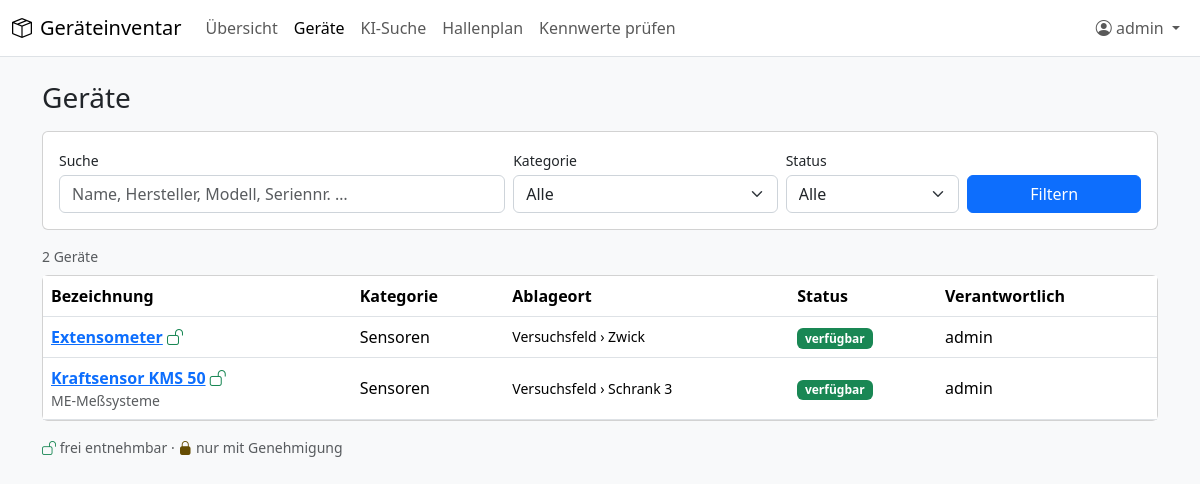
/geraete/ (signed in), run on an earlier commit of the app's database.
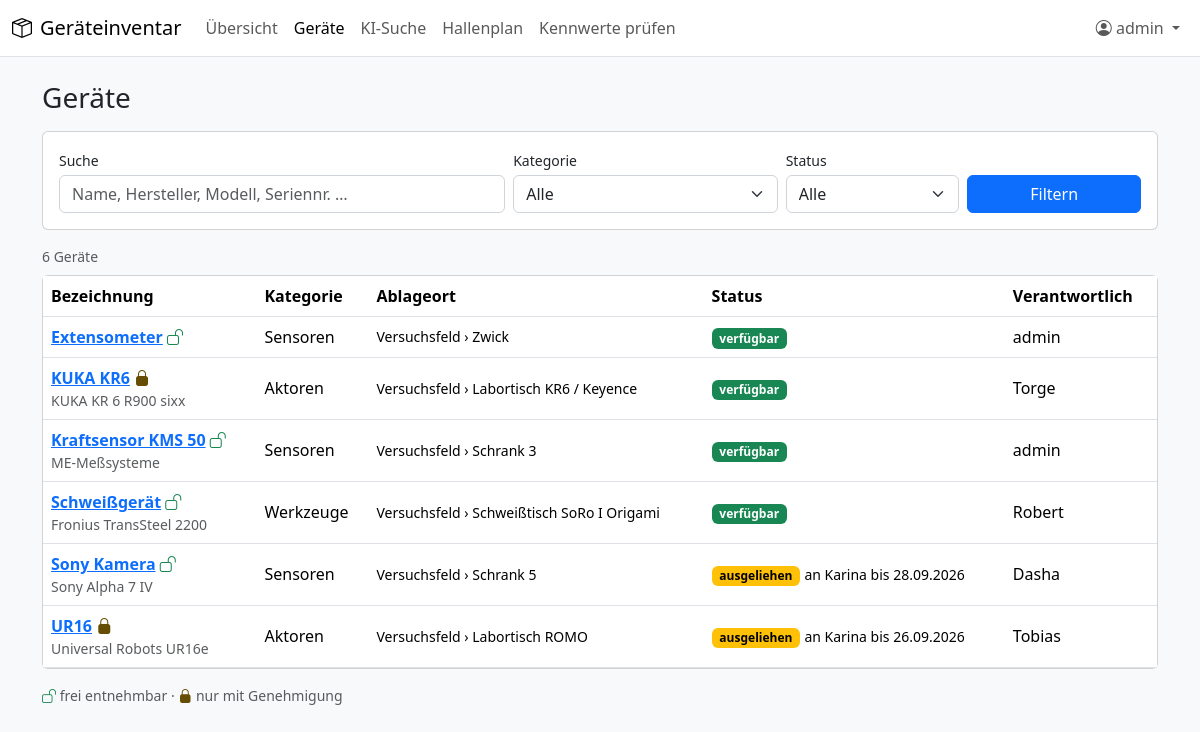
And on a later commit of the database.
### accounts/models.py (models this page shows, shortened)
class User(AbstractUser):
    email = models.EmailField("E-Mail", help_text="Für Anfragen, Entscheidungen und Erinnerungen.")
    phone = models.CharField("Telefon", max_length=50, blank=True)
    room = models.CharField("Raum", max_length=50, blank=True)
    class Meta:
        ordering = ["last_name", "first_name", "username"]
        verbose_name = "Benutzer/in"
        verbose_name_plural = "Benutzer/innen"
    @property
    def display_name(self):
        return self.get_full_name() or self.username
    @property
    def short_name(self):
        if self.first_name and self.last_name:
            return f"{self.first_name[0]}. {self.last_name}"
        return self.display_name

### inventory/models.py (models this page shows, shortened)
class Item(models.Model):
    class LoanPolicy(models.TextChoices):
        FREE = "free", "Frei entnehmbar"
        APPROVAL = "approval", "Nur mit Genehmigung"
    class Condition(models.TextChoices):
        OK = "ok", "Einsatzbereit"
        DEFECT = "defect", "Defekt"
        REPAIR = "repair", "In Reparatur / Kalibrierung"
        RETIRED = "retired", "Ausgemustert"
    name = models.CharField("Bezeichnung", max_length=200)
    category = models.ForeignKey(
        Category, verbose_name="Kategorie", on_delete=models.PROTECT, related_name="items"
    )
    manufacturer = models.CharField("Hersteller", max_length=100, blank=True)
    model_number = models.CharField("Modell / Typ", max_length=100, blank=True)
    serial_number = models.CharField("Seriennummer", max_length=100, blank=True)
    inventory_number = models.CharField(
        "Inventarnummer", max_length=50, blank=True, help_text="Offizielle Inventarnummer, falls vorhanden."
    )
    description = models.TextField("Beschreibung", blank=True)
    location = models.ForeignKey(
        Location, verbose_name="Ablageort", on_delete=models.PROTECT, related_name="items"
    )
    location_note = models.CharField(
        "Ablagehinweis", max_length=200, blank=True, help_text="z. B. „oberstes Fach, blaue Kiste“"
    )
    responsible = models.ForeignKey(
        settings.AUTH_USER_MODEL,
        verbose_name="Verantwortlich",
        on_delete=models.PROTECT,
        related_name="responsible_items",
    )
    loan_policy = models.CharField(
        "Ausleihregel",
        max_length=20,
        choices=LoanPolicy.choices,
        default=LoanPolicy.FREE,
        help_text="„Nur mit Genehmigung“: Andere müssen die Ausleihe anfragen und Sie entscheiden.",
    )
    condition = models.CharField("Zustand", max_length=20, choices=Condition.choices, default=Condition.OK)
    created_by = models.ForeignKey(
        settings.AUTH_USER_MODEL,
        verbose_name="Angelegt von",
        null=True,
        blank=True,
        on_delete=models.SET_NULL,
        related_name="+",
    )
    created_at = models.DateTimeField("Angelegt am", auto_now_add=True)
    updated_at = models.DateTimeField("Geändert am", auto_now=True)
    objects = ItemQuerySet.as_manager()
    class Meta:
        ordering = ["name", "pk"]
        verbose_name = "Gerät"
        verbose_name_plural = "Geräte"
        constraints = [
            models.UniqueConstraint(
                fields=["inventory_number"],
                condition=~Q(inventory_number=""),
                name="unique_inventory_number",
                violation_error_message="Diese Inventarnummer ist bereits vergeben.",
            )
        ]
    def get_absolute_url(self):
        return reverse("inventory:item_detail", args=[self.pk])
    @cached_property
    def current_booking(self):
        if hasattr(self, "active_bookings"):
            return self.active_bookings[0] if self.active_bookings else None
        from loans.models import Booking
        return self.bookings.filter(status=Booking.Status.ACTIVE).select_related("borrower").first()

class TreeNode(models.Model):
    SEPARATOR = " › "
    name = models.CharField("Name", max_length=100)
    parent = models.ForeignKey(
        "self",
        verbose_name="Übergeordnet",
        null=True,
        blank=True,
        on_delete=models.PROTECT,
        related_name="children",
    )
    path = models.CharField("Pfad", max_length=500, unique=True, editable=False)
    class Meta:
        abstract = True
        ordering = ["path"]
    def __str__(self):
        return self.path or self.name

class Category(TreeNode):
    class Meta(TreeNode.Meta):
        verbose_name = "Kategorie"
        verbose_name_plural = "Kategorien"

class Location(TreeNode):
    description = models.CharField("Beschreibung", max_length=255, blank=True)
    class Meta(TreeNode.Meta):
        verbose_name = "Ort"
        verbose_name_plural = "Orte"

### loans/models.py (models this page shows, shortened)
class Booking(models.Model):
    class Status(models.TextChoices):
        REQUESTED = "requested", "Angefragt"
        RESERVED = "reserved", "Reserviert"
        ACTIVE = "active", "Ausgeliehen"
        RETURNED = "returned", "Zurückgegeben"
        REJECTED = "rejected", "Abgelehnt"
        CANCELLED = "cancelled", "Storniert"
        EXPIRED = "expired", "Verfallen"
    BLOCKING = (Status.RESERVED, Status.ACTIVE)
    OPEN = (Status.REQUESTED, Status.RESERVED, Status.ACTIVE)
    item = models.ForeignKey(
        "inventory.Item", verbose_name="Gerät", on_delete=models.PROTECT, related_name="bookings"
    )
    borrower = models.ForeignKey(
        settings.AUTH_USER_MODEL,
        verbose_name="Ausleiher/in",
        on_delete=models.PROTECT,
        related_name="bookings",
    )
    created_by = models.ForeignKey(
        settings.AUTH_USER_MODEL,
        verbose_name="Eingetragen von",
        null=True,
        blank=True,
        on_delete=models.SET_NULL,
        related_name="+",
    )
    start_date = models.DateField("Von")
    end_date = models.DateField("Bis (voraussichtliche Rückgabe)")
    status = models.CharField("Status", max_length=20, choices=Status.choices, db_index=True)
    purpose = models.CharField("Zweck / Projekt", max_length=200, blank=True)
    usage_location = models.CharField("Einsatzort", max_length=200, blank=True)
    request_message = models.TextField("Nachricht an Verantwortliche/n", blank=True)
    decision_comment = models.TextField("Kommentar zur Entscheidung", blank=True)
    decided_by = models.ForeignKey(
        settings.AUTH_USER_MODEL,
        verbose_name="Entschieden von",
        null=True,
        blank=True,
        on_delete=models.SET_NULL,
        related_name="+",
    )
    decided_at = models.DateTimeField("Entschieden am", null=True, blank=True)
    requested_end_date = models.DateField("Beantragtes neues Enddatum", null=True, blank=True)
    checked_out_at = models.DateTimeField("Entnommen am", null=True, blank=True)
    returned_at = models.DateTimeField("Zurückgegeben am", null=True, blank=True)
    returned_by = models.ForeignKey(
        settings.AUTH_USER_MODEL,
        verbose_name="Rückgabe gebucht von",
        null=True,
        blank=True,
        on_delete=models.SET_NULL,
        related_name="+",
    )
    return_note = models.TextField("Rückgabenotiz", blank=True)
    created_at = models.DateTimeField("Erstellt am", auto_now_add=True)
    updated_at = models.DateTimeField("Geändert am", auto_now=True)
    class Meta:
        ordering = ["start_date", "pk"]
        verbose_name = "Buchung"
        verbose_name_plural = "Buchungen"
        constraints = [
            models.CheckConstraint(
                condition=Q(end_date__gte=F("start_date")), name="booking_end_not_before_start"
            )
        ]
        indexes = [models.Index(fields=["item", "status", "start_date", "end_date"])]

### inventory/views.py (the view, shortened to what this page needs)
# urls.py: path("", views.item_list, name="item_list"),
def item_list(request):
    items = Item.objects.with_status()
    query = request.GET.get("q", "").strip()
    category = Category.objects.filter(pk=request.GET.get("kategorie") or None).first()
    if category:
        items = items.filter(category.subtree_q("category"))
    active = Booking.objects.filter(item=OuterRef("pk"), status=Status.ACTIVE)
    availability = request.GET.get("status", "")
    if availability == "verfuegbar":
        items = items.filter(~Exists(active), condition=Item.Condition.OK)
    elif availability == "ausgeliehen":
        items = items.filter(Exists(active))
    if request.GET.get("meine"):
        items = items.filter(responsible=request.user)
    items = items.exclude(condition=Item.Condition.RETIRED)
    page = Paginator(items, 25).get_page(request.GET.get("page"))
    return render(
        request,
        "inventory/item_list.html",
        {"page": page, "query": query, "categories": Category.objects.all(), "category": category},
    )

### templates/inventory/item_list.html (shortened to what this page needs)
{% extends "base.html" %}
{% load inventory_tags %}
{% block content %}
<h1 class="h3 mb-3">Geräte</h1>
<form method="get" class="card card-body mb-3">
  <div class="row g-2 align-items-end">
    <div class="col-md-5">
      <label class="form-label small mb-1" for="q">Suche</label>
      <input type="search" class="form-control" id="q" name="q" value="{{ query }}" placeholder="Name, Hersteller, Modell, Seriennr. …">
    </div>
    <div class="col-6 col-md-3">
      <label class="form-label small mb-1" for="kategorie">Kategorie</label>
      <select class="form-select" id="kategorie" name="kategorie">
        <option value="">Alle</option>
      </select>
    </div>
    <div class="col-6 col-md-2">
      <label class="form-label small mb-1" for="status">Status</label>
      <select class="form-select" id="status" name="status">
        <option value="">Alle</option>
      </select>
    </div>
    <div class="col-md-2 d-flex gap-2">
      <button class="btn btn-primary flex-grow-1">Filtern</button>
    </div>
  </div>
</form>
<div class="small text-body-secondary mb-2">{{ page.paginator.count }} Gerät{{ page.paginator.count|pluralize:"e" }}</div>
<div class="card">
  <div class="table-responsive">
    <table class="table table-hover align-middle mb-0">
      <thead><tr>
        <th>Bezeichnung</th>
        <th class="d-none d-md-table-cell">Kategorie</th>
        <th class="d-none d-lg-table-cell">Ablageort</th>
        <th>Status</th>
        <th class="d-none d-md-table-cell">Verantwortlich</th>
      </tr></thead>
      <tbody>
        {% for item in page %}
          <tr>
            <td>
              <a class="fw-semibold" href="{{ item.get_absolute_url }}">{{ item.name }}</a> {% policy_icon item %}
              <div class="small text-body-secondary">{{ item.manufacturer }} {{ item.model_number }}</div>
            </td>
            <td class="d-none d-md-table-cell">{{ item.category }}</td>
            <td class="d-none d-lg-table-cell small">{{ item.location }}</td>
            <td>{% item_status item %}</td>
            <td class="d-none d-md-table-cell">{{ item.responsible.short_name }}</td>
          </tr>
        {% empty %}
          <tr><td colspan="5" class="text-center text-body-secondary py-4">Keine Geräte gefunden.</td></tr>
        {% endfor %}
      </tbody>
    </table>
  </div>
</div>
<p class="small text-body-secondary mt-3"><i class="bi bi-unlock text-success"></i> frei entnehmbar · <i class="bi bi-lock-fill text-warning-emphasis"></i> nur mit Genehmigung</p>
{% endblock %}

### templates/base.html (shortened to what this page needs)
{% load static %}<!doctype html>
<html lang="de">
<head>
  <link rel="stylesheet" href="{% static 'vendor/bootstrap/bootstrap.min.css' %}">
  <link rel="stylesheet" href="{% static 'vendor/bootstrap-icons/bootstrap-icons.min.css' %}">
  <link rel="stylesheet" href="{% static 'css/app.css' %}">
</head>
<body class="bg-body-tertiary" hx-headers='{"X-CSRFToken": "{{ csrf_token }}"}'>
  {% if user.is_authenticated %}
  {% with url_name=request.resolver_match.url_name namespace=request.resolver_match.namespace %}
  <nav class="navbar navbar-expand-lg bg-body border-bottom">
    <div class="container-fluid">
      <a class="navbar-brand d-flex align-items-center gap-2" href="{% url 'dashboard' %}">
        <i class="bi bi-box-seam"></i> {{ site_name }}
      </a>
      <div class="collapse navbar-collapse" id="main-nav">
        <ul class="navbar-nav me-auto">
          <li class="nav-item">
            <a class="nav-link {% if url_name == 'dashboard' %}active{% endif %}" href="{% url 'dashboard' %}">Übersicht
              {% if pending_approvals_count %}<span class="badge rounded-pill text-bg-warning" title="Offene Anfragen an dich">{{ pending_approvals_count }}</span>{% endif %}</a>
          </li>
          <li class="nav-item">
            <a class="nav-link {% if namespace == 'inventory' or namespace == 'loans' %}active{% endif %}" href="{% url 'inventory:item_list' %}">Geräte</a>
          </li>
          <li class="nav-item">
            <a class="nav-link {% if namespace == 'assistant_search' and url_name == 'chat' %}active{% endif %}" href="{% url 'assistant_search:chat' %}">KI-Suche</a>
          </li>
          <li class="nav-item">
            <a class="nav-link {% if namespace == 'floorplan' %}active{% endif %}" href="{% url 'floorplan:list' %}">Hallenplan</a>
          </li>
          <li class="nav-item">
            <a class="nav-link {% if namespace == 'assistant_search' and url_name != 'chat' %}active{% endif %}" href="{% url 'assistant_search:proposals' %}">Kennwerte prüfen</a>
          </li>
        </ul>
        <ul class="navbar-nav">
          <li class="nav-item dropdown">
            <a class="nav-link dropdown-toggle" href="#" role="button" data-bs-toggle="dropdown" aria-expanded="false">
              <i class="bi bi-person-circle"></i> {{ user.display_name }}
            </a>
          </li>
        </ul>
      </div>
    </div>
  </nav>
  {% endwith %}
  {% endif %}
  <main class="{% block container %}container{% endblock %} py-4">
    {% block content %}{% endblock %}
  </main>
</body>
</html>

### templates/inventory/partials/policy_icon.html
{% if approval %}<i class="bi bi-lock-fill text-warning-emphasis" title="Nur mit Genehmigung"></i>{% else %}<i class="bi bi-unlock text-success" title="Frei entnehmbar"></i>{% endif %}

### templates/inventory/partials/item_status.html
{% if state == "condition" %}<span class="badge text-bg-secondary">{{ item.get_condition_display }}</span>
{% elif state == "overdue" %}<span class="badge text-bg-danger"><i class="bi bi-exclamation-triangle"></i> überfällig</span>{% if detailed %} <span class="small">bei {{ booking.borrower.short_name }} (seit {{ booking.end_date|date:"d.m." }})</span>{% endif %}
{% elif state == "lent" %}<span class="badge text-bg-warning">ausgeliehen</span>{% if detailed %} <span class="small">an {{ booking.borrower.short_name }} bis {{ booking.end_date|date:"d.m.Y" }}</span>{% endif %}
{% else %}<span class="badge text-bg-success">verfügbar</span>{% endif %}

What changed in the data, as far as the page shows it:
added Item: name "KUKA KR6", manufacturer "KUKA", model_number "KR 6 R900 sixx", category "Aktoren", location "Versuchsfeld › Labortisch KR6 / Keyence", shows "verfügbar", responsible.short_name "Torge"
added Item: name "Schweißgerät", manufacturer "Fronius", model_number "TransSteel 2200", category "Werkzeuge", location "Versuchsfeld › Schweißtisch SoRo I Origami", shows "verfügbar", responsible.short_name "Robert"
added Item: name "Sony Kamera", manufacturer "Sony", model_number "Alpha 7 IV", category "Sensoren", location "Versuchsfeld › Schrank 5", responsible.short_name "Dasha"
added Booking: borrower.short_name "Karina", end_date "28.09.2026"
added Item: name "UR16", manufacturer "Universal Robots", model_number "UR16e", category "Aktoren", location "Versuchsfeld › Labortisch ROMO", responsible.short_name "Tobias"
added Booking: borrower.short_name "Karina", end_date "26.09.2026"
Also different on the page:
{{ page.paginator.count }}: "2" → "6"
